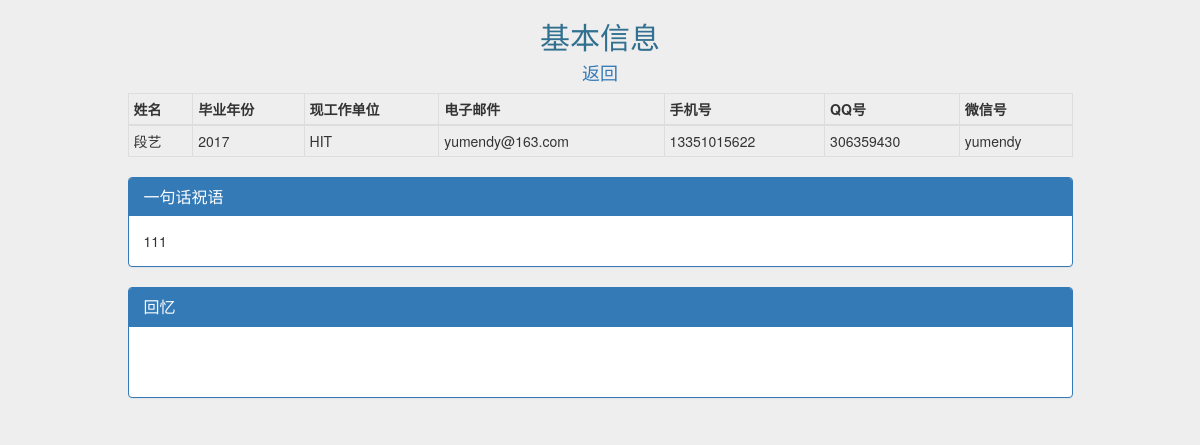
The app's page /record/1/detail/ (signed in) with its own data.
### register/models.py (models this page shows, shortened)
class Record(models.Model):
    name = models.CharField(max_length=256)
    graduate = models.SmallIntegerField()
    unit = models.CharField(max_length=512)
    phone = models.CharField(max_length=32)
    email = models.EmailField()
    im = models.CharField(max_length=32, null=True, blank=True)
    wechat = models.CharField(max_length=32, null=True, blank=True)
    short_word = models.CharField(max_length=200, null=True, blank=True)
    content = RichTextUploadingField(blank=True, null=True)

### register/views.py (the view)
# urls.py: url(r'^record/(?P<pk>[0-9]+)/detail/$', views.RecordDetailView.as_view(), name='record_detail'),
class RecordDetailView(LoginRequiredMixin, DetailView):
    login_url = reverse_lazy('login')
    model = Record
    template_name = 'register/record_detail.html'
    context_object_name = 'record'

### templates/register/record_detail.html (shortened to what this page needs)
{% extends 'register/dashboard_base.html' %}
{% block body %}
    <div class="container">
        <div class="row">
            <div class="col-md-10 col-md-offset-1">
                <h2 class="text-info text-center">基本信息</h2>
                <h4 class="text-center"><a href="{% url 'record_list' %}">返回</a></h4>
                <div class="table-responsive">
                    <table class="table table-hover table-condensed table-bordered">
                        <thead>
                            <tr>
                                <th>姓名</th>
                                <th>毕业年份</th>
                                <th>现工作单位</th>
                                <th>电子邮件</th>
                                <th>手机号</th>
                                <th>QQ号</th>
                                <th>微信号</th>
                            </tr>
                        </thead>
                        <tbody>
                            <tr>
                                <td>{{ record.name }}</td>
                                <td>{{ record.graduate }}</td>
                                <td>{{ record.unit }}</td>
                                <td>{{ record.email }}</td>
                                <td>{{ record.phone }}</td>
                                <td>{{ record.im }}</td>
                                <td>{{ record.wechat }}</td>
                            </tr>
                        </tbody>
                    </table>
                </div>
            </div>
        </div>
        <div class="row">
            <div class="col-md-10 col-md-offset-1">
                <div class="panel panel-primary">
                    <div class="panel-heading">
                        <h3 class="panel-title">一句话祝语</h3>
                    </div>
                    <div class="panel-body">
                            {{ record.short_word }}
                    </div>
                </div>
            </div>
        </div>
        <div class="row">
            <div class="col-md-10 col-md-offset-1">
                <div class="panel panel-primary">
                    <div class="panel-heading">
                        <h3 class="panel-title">回忆</h3>
                    </div>
                    <div class="panel-body">
                        <p>{{ record.content|safe }}</p>
                    </div>
                </div>
            </div>
        </div>
    </div>
{% endblock %}

### records on screen
Record: name "段艺", graduate "2017", unit "HIT", email "yumendy@163.com", phone "13351015622", im "306359430", wechat "yumendy", short_word "111"
